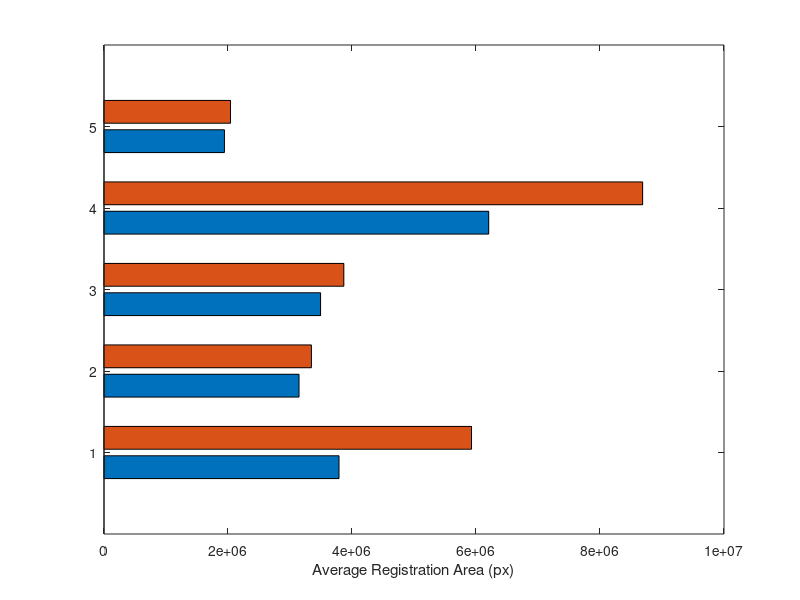

Source code (MATLAB): (Note: this script raises an error after producing the figure.)
%% data horizontal bar graph

g = [3790403.4 5927526.15; 3145602.55 3345517.2; 3493168.2 3868128.5;
    6204973.5 8687687.35; 1942639.95 2040517.5];
barh(g)
xlabel("Average Registration Area (px)")
ax = gca;
ax.YTick = [1,2,3,4,5];
ax.YTickLabel = {'Airport (2013) - wide','Capyas (2015) - wide',
    'White (2013) - wide','Talipanan (2013) - wide','Calatagan (2024) - medium'};
set(gca,"FontSize",14);
sd = [93979.87426 871864.402 61718.53039 54883.59213 185131.7203
    134184.8724 1720084.201 2679782.294 69706.36016 98796.75015];
y = [0.86 1.14 1.86 2.14 2.86 3.14 3.86 4.14 4.86 5.14];
x = [3790403.4 5927526.15 3145602.55 3345517.2 3493168.2 3868128.5 6204973.5 8687687.35 1942639.95 2040517.5];
hold on
e = errorbar(x,y,sd, 'horizontal', "LineStyle","none", "LineWidth", 2.5)
e.CapSize = 12
legend('cropped','undistorted', 'SD')